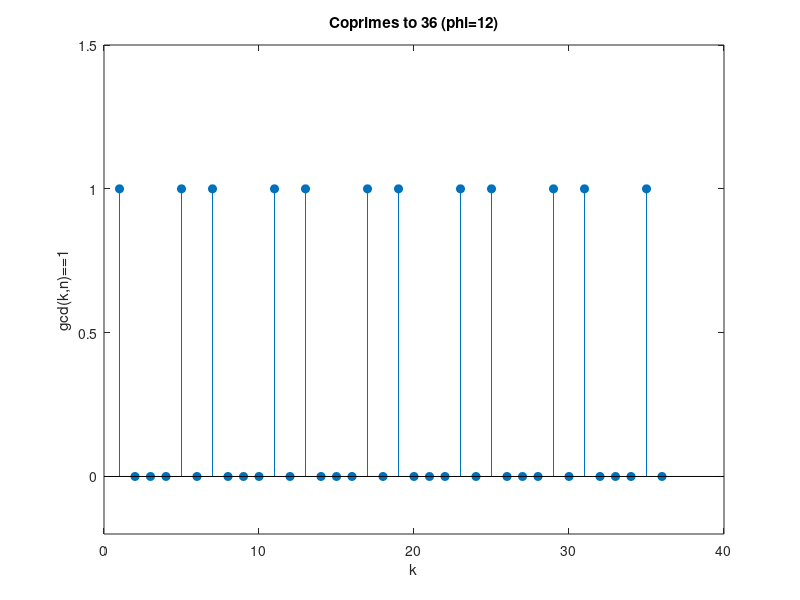

The MATLAB source for this figure:
% TOTIENT_SIEVE Visualize coprimes up to n
n = 36;  % change this
cop = gcd(1:n, n)==1;
phi = sum(cop);
fprintf('phi(%d) = %d\n', n, phi);
fprintf('coprimes: '); disp(find(cop));
stem(1:n, cop, 'filled'); ylim([-0.2 1.5]);
title(sprintf('Coprimes to %d (phi=%d)', n, phi));
xlabel('k'); ylabel('gcd(k,n)==1');
